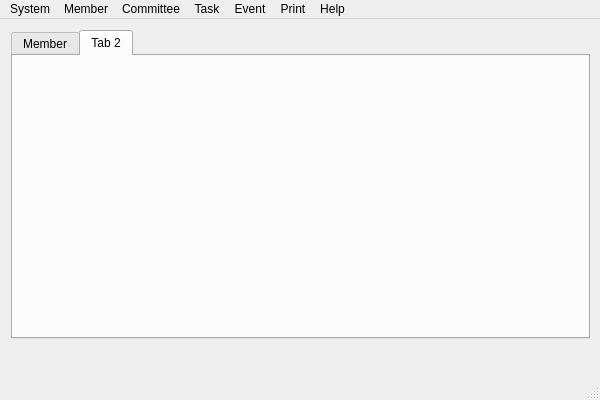
<?xml version="1.0" encoding="UTF-8"?>
<ui version="4.0">
 <class>Cooper</class>
 <widget class="QMainWindow" name="Cooper">
  <property name="geometry">
   <rect>
    <x>0</x>
    <y>0</y>
    <width>600</width>
    <height>400</height>
   </rect>
  </property>
  <property name="windowTitle">
   <string>Cooper</string>
  </property>
  <widget class="QWidget" name="centralWidget">
   <widget class="QWidget" name="gridLayoutWidget">
    <property name="geometry">
     <rect>
      <x>0</x>
      <y>0</y>
      <width>601</width>
      <height>331</height>
     </rect>
    </property>
    <layout class="QGridLayout" name="gridLayout">
     <item row="0" column="0">
      <widget class="QTabWidget" name="tabWidget">
       <property name="currentIndex">
        <number>1</number>
       </property>
       <widget class="QWidget" name="memberTab">
        <attribute name="title">
         <string>Member</string>
        </attribute>
        <widget class="QWidget" name="formLayoutWidget">
         <property name="geometry">
          <rect>
           <x>20</x>
           <y>20</y>
           <width>441</width>
           <height>231</height>
          </rect>
         </property>
         <layout class="QFormLayout" name="formLayout_2">
          <property name="fieldGrowthPolicy">
           <enum>QFormLayout::AllNonFixedFieldsGrow</enum>
          </property>
          <item row="0" column="1">
           <layout class="QVBoxLayout" name="verticalLayout">
            <property name="spacing">
             <number>0</number>
            </property>
            <item>
             <widget class="QPushButton" name="actionAdd_Member_2">
              <property name="sizePolicy">
               <sizepolicy hsizetype="Minimum" vsizetype="Fixed">
                <horstretch>0</horstretch>
                <verstretch>0</verstretch>
               </sizepolicy>
              </property>
              <property name="toolTip">
               <string>Add Member</string>
              </property>
              <property name="text">
               <string>Add Member</string>
              </property>
             </widget>
            </item>
            <item>
             <widget class="QPushButton" name="pushButton_2">
              <property name="text">
               <string>Edit Member</string>
              </property>
             </widget>
            </item>
            <item>
             <widget class="QPushButton" name="pushButton_3">
              <property name="text">
               <string>Delete Member</string>
              </property>
             </widget>
            </item>
           </layout>
          </item>
          <item row="0" column="0">
           <widget class="QListView" name="listView"/>
          </item>
         </layout>
        </widget>
       </widget>
       <widget class="QWidget" name="tab_2">
        <attribute name="title">
         <string>Tab 2</string>
        </attribute>
       </widget>
      </widget>
     </item>
    </layout>
   </widget>
  </widget>
  <widget class="QMenuBar" name="menuBar">
   <property name="geometry">
    <rect>
     <x>0</x>
     <y>0</y>
     <width>600</width>
     <height>21</height>
    </rect>
   </property>
   <widget class="QMenu" name="menuSystem">
    <property name="title">
     <string>System</string>
    </property>
    <addaction name="actionLogoff"/>
    <addaction name="actionQuit"/>
   </widget>
   <widget class="QMenu" name="menuMember">
    <property name="title">
     <string>Member</string>
    </property>
   </widget>
   <widget class="QMenu" name="menuCommittee">
    <property name="title">
     <string>Committee</string>
    </property>
    <addaction name="actionAdd_Committee"/>
    <addaction name="actionDelete_Committee"/>
   </widget>
   <widget class="QMenu" name="menuTask">
    <property name="title">
     <string>Task</string>
    </property>
    <addaction name="actionAssign_Task"/>
    <addaction name="actionEdit_Task"/>
    <addaction name="actionDelete_Task"/>
   </widget>
   <widget class="QMenu" name="menuEvent">
    <property name="title">
     <string>Event</string>
    </property>
    <addaction name="actionMove_Out"/>
    <addaction name="actionInternal_Move"/>
    <addaction name="actionAnnual_Task_Spec"/>
   </widget>
   <widget class="QMenu" name="menuPrint">
    <property name="title">
     <string>Print</string>
    </property>
    <addaction name="actionPhone_List"/>
    <addaction name="actionCommittee_List"/>
    <addaction name="actionTask_List"/>
   </widget>
   <widget class="QMenu" name="menuHelp">
    <property name="title">
     <string>Help</string>
    </property>
    <addaction name="actionManual"/>
    <addaction name="actionAbout_Cooper"/>
   </widget>
   <addaction name="menuSystem"/>
   <addaction name="menuMember"/>
   <addaction name="menuCommittee"/>
   <addaction name="menuTask"/>
   <addaction name="menuEvent"/>
   <addaction name="menuPrint"/>
   <addaction name="menuHelp"/>
  </widget>
  <widget class="QStatusBar" name="statusBar"/>
  <action name="actionLogoff">
   <property name="text">
    <string>Logoff</string>
   </property>
  </action>
  <action name="actionQuit">
   <property name="text">
    <string>Quit</string>
   </property>
  </action>
  <action name="actionAdd_Committee">
   <property name="text">
    <string>Add Committee</string>
   </property>
  </action>
  <action name="actionDelete_Committee">
   <property name="text">
    <string>Delete Committee</string>
   </property>
  </action>
  <action name="actionAssign_Task">
   <property name="text">
    <string>Assign Task</string>
   </property>
  </action>
  <action name="actionEdit_Task">
   <property name="text">
    <string>Edit Task</string>
   </property>
  </action>
  <action name="actionDelete_Task">
   <property name="text">
    <string>Delete Task</string>
   </property>
  </action>
  <action name="actionMove_Out">
   <property name="text">
    <string>Move Out</string>
   </property>
  </action>
  <action name="actionInternal_Move">
   <property name="text">
    <string>Internal Move</string>
   </property>
  </action>
  <action name="actionAnnual_Task_Spec">
   <property name="text">
    <string>Annual Task Spec</string>
   </property>
  </action>
  <action name="actionPhone_List">
   <property name="text">
    <string>Phone List</string>
   </property>
  </action>
  <action name="actionCommittee_List">
   <property name="text">
    <string>Committee List</string>
   </property>
  </action>
  <action name="actionTask_List">
   <property name="text">
    <string>Task List</string>
   </property>
  </action>
  <action name="actionManual">
   <property name="text">
    <string>Manual</string>
   </property>
  </action>
  <action name="actionAbout_Cooper">
   <property name="text">
    <string>About Cooper</string>
   </property>
  </action>
 </widget>
 <layoutdefault spacing="6" margin="11"/>
 <resources/>
 <connections>
  <connection>
   <sender>actionQuit</sender>
   <signal>triggered()</signal>
   <receiver>Cooper</receiver>
   <slot>close()</slot>
   <hints>
    <hint type="sourcelabel">
     <x>-1</x>
     <y>-1</y>
    </hint>
    <hint type="destinationlabel">
     <x>299</x>
     <y>199</y>
    </hint>
   </hints>
  </connection>
 </connections>
</ui>
